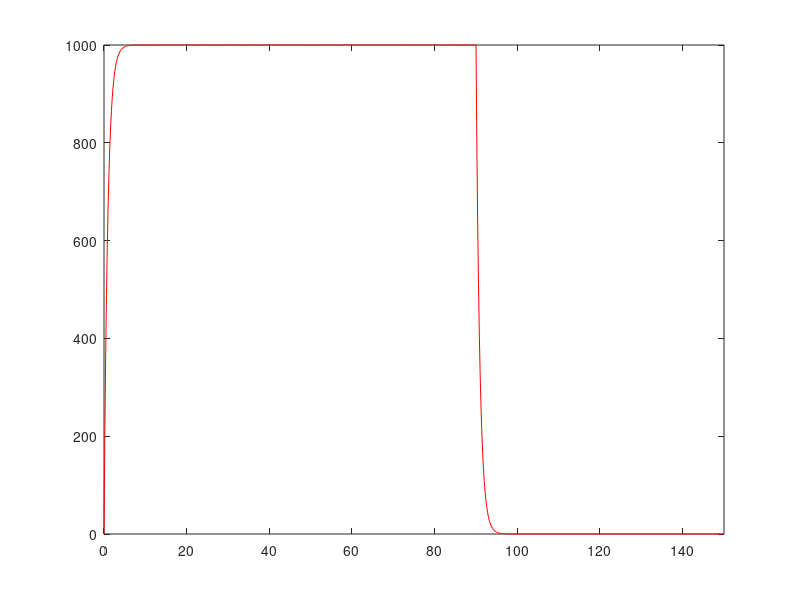

This figure's MATLAB source:
% Charging and discharging curves for passive membrane patch
% R Rao 2007 

clear
% input current
I = 10 % nA

% capacitance and leak resistance

C = 0.1/10 % nF
R = 100 % M ohms
tau = R*C % = 0.1*100 nF-Mohms = 100*100 pF Mohms = 10 ms
disp('(Theoretical)')

% membrane potential equation dV/dt = - V/RC + I/C

tstop = 150; % ms

V_inf = I*R; % peak V (in mV)
tau = 0; % experimental (ms)

h = 0.2; % ms (step size)

V = 0; % mV
V_trace = [V]; % mV

for t = h:h:tstop

   % Euler method: V(t+h) = V(t) + h*dV/dt
   V = V +h*(- (V/(R*C)) + (I/C));

   % Verify membrane time constant
   if (~tau && (V > 0.6321*V_inf))
     tau = t
     disp('(Experimental)')
   end
   
   % Stop current injection 
   if (t >= 0.6*tstop)
     I = 0;
   end

   V_trace = [V_trace V];
   if ~rem(t,10)
    plot(0:h:t,V_trace,'r')
     axis([0 tstop 0 V_inf])
    drawnow
   end

end

  
